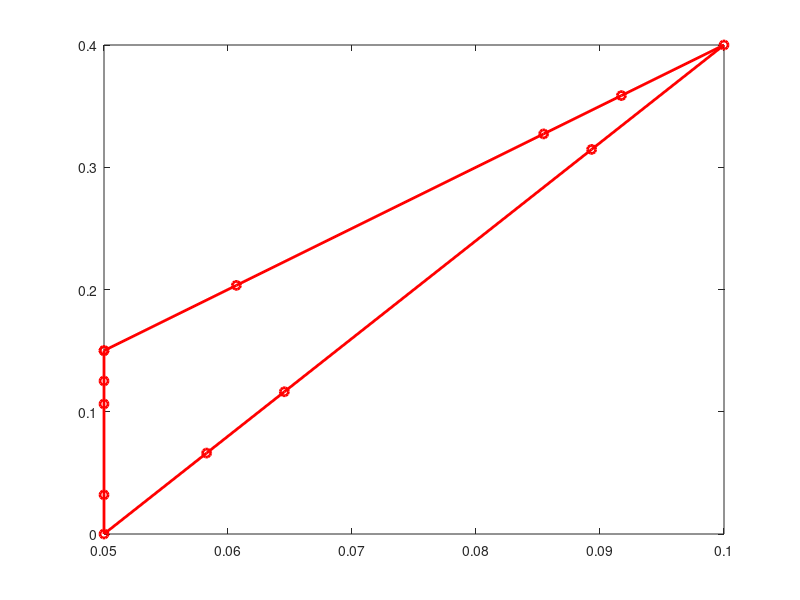

Write the MATLAB code that produced this figure. (Note: this script raises an error after producing the figure.)
clear
clf
clc
close all

% (input) n -- number of vertices 
n=3;
points = 0.05*randi([0 10],n,2); % choosing random points

for i =1:n-1
    for j = i+1:n
        if points(i,:) == points(j,:) % update points if two are the same
            points(j,:) = 0.1*randi([0 10],1,2);
        else
            break
        end
    end
end


% reordering vertices to avoid self-intersection
xc = points(:,1);
yc = points(:,2);
meanx = mean(xc);
meany = mean(yc);
angles = atan2( (yc-meany) , (xc-meanx));
[sortedAngles, sortIndices] = sort(angles);
reorderedx = xc(sortIndices);
reorderedy = yc(sortIndices);

reorderedx(end+1) = reorderedx(1);
reorderedy(end+1) = reorderedy(1);

reorder =  [reorderedx reorderedy]

% plotting grid + points
x = linspace(0,10);
y = linspace(0,10);
    %plot(reorderedx, reorderedy, 'bo-', 'LineWidth', 2);
%hold on;
grid on;
xlim([0 1]);
ylim([0 1]);

a=3; % (input) number of random points on each edge
ran = rand(a,1); 
% a a*1 matrix of random scalar 
% drawn from the uniform distribution in the interval (0,1).


for k = 1:a-1
    for l = 2:a
        if ran(k)== ran(l) % update a to get unique values
            ran(l) = rand(1);
        else
            break
        end
    end
end

% reorder ran
ran = sort(ran)

edgePoints = []
for idx = 1:n
    P1=reorder(idx,:);  % every edge has some random points selection
    P2=reorder(idx+1,:); 
    ep = bsxfun(@times,ran,P2-P1)+P1; %select random convex comb
    edgePoints = [edgePoints;P1;ep];
    % let v denote vertex, e denote points on the edges between 2 vertices
    % this follows:
    % v1 e_11...e_1a v2 e_21...e_2a v3...vn e_n1...e_na
end
edgePoints = [edgePoints;reorder(end,:)]
% this connects the last point on edge to the first vertex
plot(edgePoints(:,1),edgePoints(:,2),'ro-','LineWidth',2)





% Chord-Arc Constant
    % shortestpath()

vertex_size = size(edgePoints(:,1),1)-1
s =  [];
t = [];
for i = 1:(vertex_size-1)
    s = [s;i]; % this connects every points to 
    t = [t;i+1];% the next one (last one is the first vertex)
end
s = [s;vertex_size]
t=[t;1]
% need to calculate weight for every edge (1-2, 2-3, ... , n-1)
weights = [];
for i = 1:vertex_size
    dis = norm(edgePoints(i,:)-edgePoints(i+1,:));
    weights = [weights;dis];
end

G = graph(s, t, weights);
plot(G,'EdgeLabel',G.Edges.Weight) 
%trying to output the result with weights but does not work

% Caculate Chord-Arc Constant between any two points 
chordarc = [];
for k = 1:vertex_size-1
    for l = k+1:vertex_size
        [P,m] = shortestpath(G,k,l); % should return the shortest path
        % p will return the path
        % m will return the length
        euclid = norm (edgePoints(k,:)-edgePoints(l,:));
        c = m/euclid;
        chordarc = [chordarc;c];
    end
end


% To-do
%find supremum
chordarc  = sort(chordarc)
